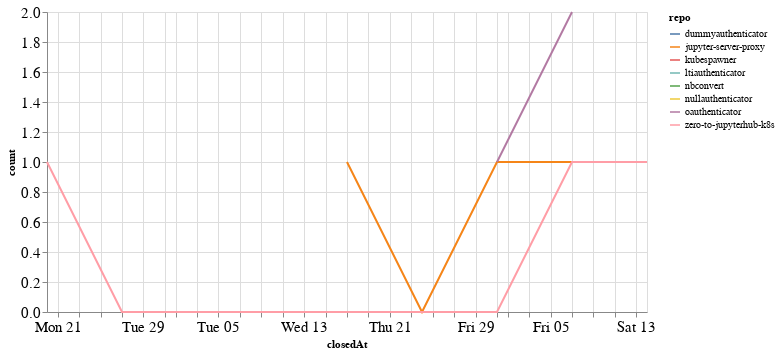

The notebook cell saved with this chart:
### Code cell
closed_by_time = closed_by.groupby('repo').resample('W', on='closedAt').count()['author'].reset_index()
closed_by_time = closed_by_time.rename(columns={'author': 'count'})

alt.Chart(closed_by_time, width=600).mark_line().encode(
    x='closedAt',
    y='count',
    color='repo',
    tooltip="repo"
)

### Figure 1 — Vega-Lite specification as saved in the notebook (floating-point values rounded to 4 significant figures)
{"config": {"axisLeft": {"labelFontSize": 15}, "axisBottom": {"labelFontSize": 15}}, "data": {"name": "data-d6f927072f2615049a99fc27e5d30db1"}, "mark": "line", "encoding": {"color": {"type": "nominal", "field": "repo"}, "tooltip": {"type": "nominal", "field": "repo"}, "x": {"type": "temporal", "field": "closedAt"}, "y": {"type": "quantitative", "field": "count"}}, "width": 600, "$schema": "https://vega.github.io/schema/vega-lite/v4.8.1.json", "datasets": {"data-d6f927072f2615049a99fc27e5d30db1": [{"repo": "dummyauthenticator", "closedAt": "2021-02-14T00:00:00", "count": 1}, {"repo": "jupyter-server-proxy", "closedAt": "2021-01-17T00:00:00", "count": 1}, {"repo": "jupyter-server-proxy", "closedAt": "2021-01-24T00:00:00", "count": 0}, {"repo": "jupyter-server-proxy", "closedAt": "2021-01-31T00:00:00", "count": 1}, {"repo": "jupyter-server-proxy", "closedAt": "2021-02-07T00:00:00", "count": 1}, {"repo": "jupyter-server-proxy", "closedAt": "2021-02-14T00:00:00", "count": 1}, {"repo": "kubespawner", "closedAt": "2020-12-20T00:00:00", "count": 1}, {"repo": "ltiauthenticator", "closedAt": "2021-01-31T00:00:00", "count": 1}, {"repo": "nbconvert", "closedAt": "2021-02-07T00:00:00", "count": 2}, {"repo": "nullauthenticator", "closedAt": "2021-02-14T00:00:00", "count": 1}, {"repo": "oauthenticator", "closedAt": "2021-01-31T00:00:00", "count": 1}, {"repo": "oauthenticator", "closedAt": "2021-02-07T00:00:00", "count": 2}, {"repo": "zero-to-jupyterhub-k8s", "closedAt": "2020-12-20T00:00:00", "count": 1}, {"repo": "zero-to-jupyterhub-k8s", "closedAt": "2020-12-27T00:00:00", "count": 0}, {"repo": "zero-to-jupyterhub-k8s", "closedAt": "2021-01-03T00:00:00", "count": 0}, {"repo": "zero-to-jupyterhub-k8s", "closedAt": "2021-01-10T00:00:00", "count": 0}, {"repo": "zero-to-jupyterhub-k8s", "closedAt": "2021-01-17T00:00:00", "count": 0}, {"repo": "zero-to-jupyterhub-k8s", "closedAt": "2021-01-24T00:00:00", "count": 0}, {"repo": "zero-to-jupyterhub-k8s", "closedAt": "2021-01-31T00:00:00", "count": 0}, {"repo": "zero-to-jupyterhub-k8s", "closedAt": "2021-02-07T00:00:00", "count": 1}, {"repo": "zero-to-jupyterhub-k8s", "closedAt": "2021-02-14T00:00:00", "count": 1}]}}
